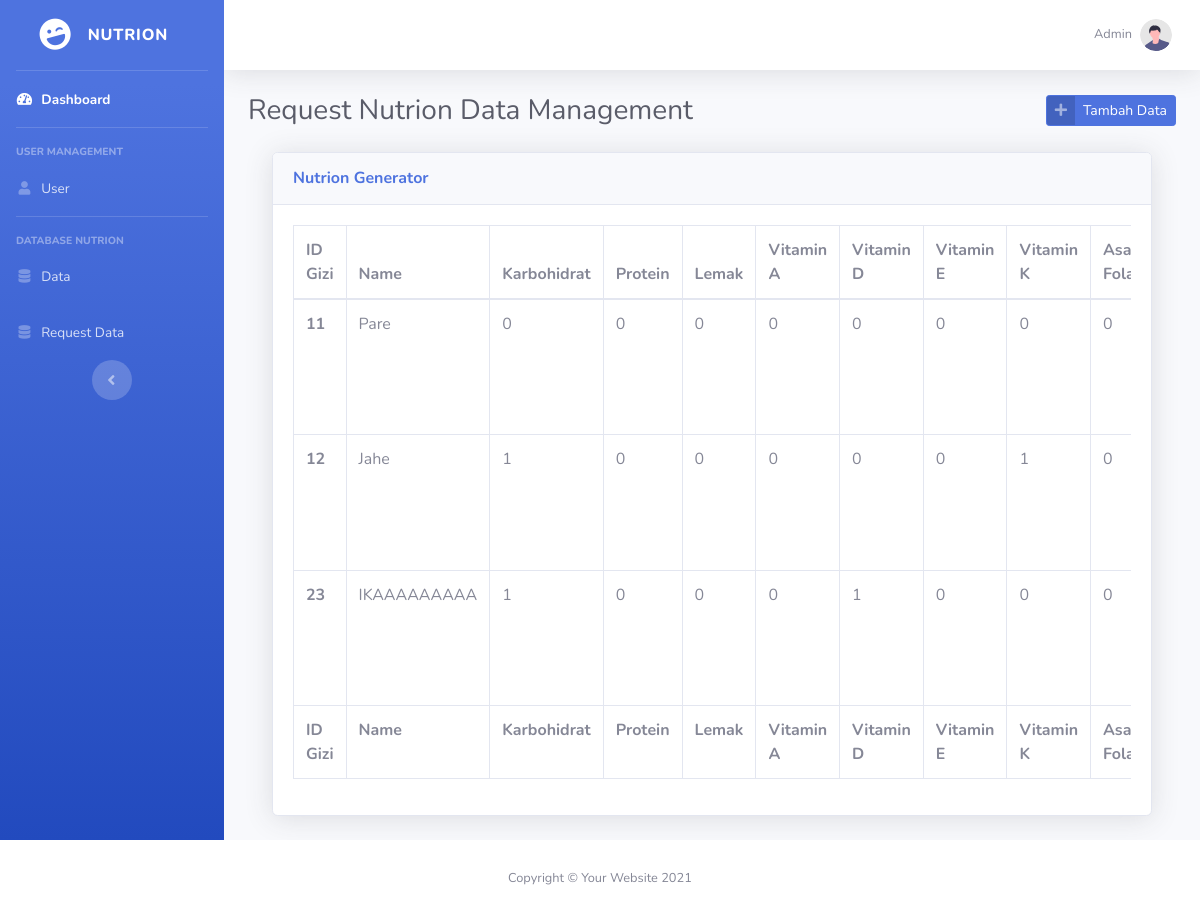
Screenshot of /index.php/admin/requestdata with the database file from the repository.
### tables this page shows
CREATE TABLE `tb_gizi`  (
  `id_gizi` int NOT NULL AUTO_INCREMENT,
  `name` varchar(128) NOT NULL,
  `zat_karbohidrat` tinyint(1) NOT NULL,
  `zat_protein` tinyint(1) NOT NULL,
  `zat_lemak` tinyint(1) NOT NULL,
  `vitamin_a` tinyint(1) NOT NULL,
  `vitamin_d` tinyint(1) NOT NULL,
  `vitamin_e` tinyint(1) NOT NULL,
  `vitamin_k` tinyint(1) NOT NULL,
  `asam_folat` tinyint(1) NOT NULL,
  `zat_kalsium` tinyint(1) NOT NULL,
  `zat_seng` tinyint(1) NOT NULL,
  `zat_besi` tinyint(1) NOT NULL,
  `date_created` date NOT NULL,
  `jumlah_takaran` varchar(50) NULL DEFAULT NULL,
  `id_user` int NULL DEFAULT NULL,
  `foto_bahan_makanan` varchar(255) NULL DEFAULT NULL,
  `lampiran` varchar(255) NULL DEFAULT NULL,
  `is_active` int NULL DEFAULT NULL,
  PRIMARY KEY (`id_gizi`) USING BTREE,
  INDEX `id_takaran`(`jumlah_takaran`) USING BTREE,
  INDEX `tb_gizi_ibfk_1`(`id_user`) USING BTREE,
  CONSTRAINT `tb_gizi_ibfk_1` FOREIGN KEY (`id_user`) REFERENCES `tb_user` (`id_user`) ON DELETE RESTRICT ON UPDATE RESTRICT
);

### application/controllers/admin/RequestData.php (called while the page is built, shortened)
<?php
class RequestData extends CI_Controller
{
    function __construct()
    {
        $this->load->model('m_requestdata');
        $this->load->model('m_data');
    }
    public function index()
    {
        $data['page_title'] = 'Finite Covering';
        $data['gizi'] = $this->m_requestdata->read();
        $this->load->view('backend/requestdata/index', $data);
    }
}

### index.php (called while the page is built, shortened)
<?php
require_once BASEPATH.'core/CodeIgniter.php';

### application/models/M_requestdata.php (called while the page is built, shortened)
<?php
class M_requestdata extends CI_Model
{
    public function read()
    {
        $this->db->select('*');
        $this->db->from('tb_gizi');
        $this->db->where('is_active', 0);
        $query = $this->db->get();
        return $query;
    }
}

### application/views/backend/requestdata/index.php (the view, shortened to what this page needs)
<div id="wrapper">
    <div id="content-wrapper" class="d-flex flex-column">
        <div id="content">
            <div class="container-fluid">
                <div class="d-sm-flex align-items-center justify-content-between mb-4">
                    <h1 class="h3 mb-0 text-gray-800">Request Nutrion Data Management</h1>
                    <button id="btn_tambah" class="btn btn-sm btn-primary btn-icon-split float-right" data-toggle="modal" data-target="#tambahEdit-nut">
                        <span class="icon text-white-50">
                            <i class="fas fa-plus"></i>
                        </span>
                        <span class="text">Tambah Data</span>
                    </button>
                </div>
                <div class="container-fluid">
                    <div class="card shadow mb-4">
                        <div class="card-header py-3">
                            <h6 class="m-0 font-weight-bold text-primary">Nutrion Generator</h6>
                        </div>
                        <div class="card-body">
                            <div class="table-responsive">
                                <table class="table table-bordered" id="dataTable" width="100%" cellspacing="0">
                                    <thead>
                                        <tr>
                                            <th>ID Gizi</th>
                                            <th>Name</th>
                                            <th>Karbohidrat</th>
                                            <th>Protein</th>
                                            <th>Lemak</th>
                                            <th>Vitamin A</th>
                                            <th>Vitamin D</th>
                                            <th>Vitamin E</th>
                                            <th>Vitamin K</th>
                                            <th>Asam Folat</th>
                                        </tr>
                                    </thead>
                                    <tfoot>
                                        <tr>
                                            <th>ID Gizi</th>
                                            <th>Name</th>
                                            <th>Karbohidrat</th>
                                            <th>Protein</th>
                                            <th>Lemak</th>
                                            <th>Vitamin A</th>
                                            <th>Vitamin D</th>
                                            <th>Vitamin E</th>
                                            <th>Vitamin K</th>
                                            <th>Asam Folat</th>
                                        </tr>
                                    </tfoot>
                                    <tbody>
                                        <?php
                                        foreach ($gizi->result() as $g) { ?>
                                            <tr class="data">
                                                <th><?php echo $g->id_gizi; ?></th>
                                                <td><?php echo  $g->name; ?></td>
                                                <td><?php echo  $g->zat_karbohidrat; ?></td>
                                                <td><?php echo  $g->zat_protein; ?></td>
                                                <td><?php echo  $g->zat_lemak; ?></td>
                                                <td><?php echo  $g->vitamin_a; ?></td>
                                                <td><?php echo  $g->vitamin_d; ?></td>
                                                <td><?php echo  $g->vitamin_e; ?></td>
                                                <td><?php echo  $g->vitamin_k; ?></td>
                                                <td><?php echo  $g->asam_folat; ?></td>
                                            </tr>
                                        <?php } ?>
                                    </tbody>
                                </table>
                            </div>
                        </div>
                    </div>
                </div>
            </div>
        </div>
    </div>
</div>
</body>
</body>
</html>

### rows the page displays
tb_gizi: id_gizi "11", name "Pare", zat_karbohidrat "0", zat_protein "0", zat_lemak "0", vitamin_a "0", vitamin_d "0", vitamin_e "0", vitamin_k "0", asam_folat "0"
tb_gizi: id_gizi "12", name "Jahe", zat_karbohidrat "1", zat_protein "0", zat_lemak "0", vitamin_a "0", vitamin_d "0", vitamin_e "0", vitamin_k "1", asam_folat "0"
tb_gizi: id_gizi "23", name "IKAAAAAAAAA", zat_karbohidrat "1", zat_protein "0", zat_lemak "0", vitamin_a "0", vitamin_d "1", vitamin_e "0", vitamin_k "0", asam_folat "0"
